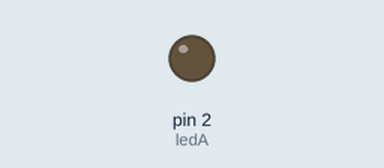
Bench run of a sketch on a simulated Arduino Uno, built with avr-gcc and run on an emulated ATmega328P. Shown: output pins drawn as LEDs (lit = HIGH).

Above: at 1.0 s.
At 7.0 s:
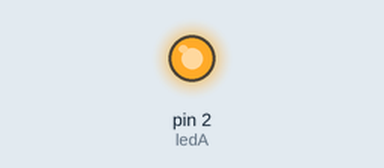
Timing chart, 0 to 9.2 s (numbered marks = the images above):
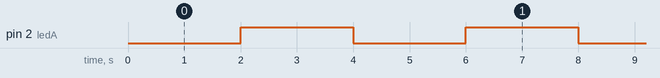

Measured:
- by itself, pin 2 (ledA): alternates HIGH for 2.0 s and LOW for 2.0 s

The sketch:

Cau2.ino
```cpp
#define ledA 2

unsigned long time_cur = 0;
unsigned long time_last = 0;
unsigned long time_ledA = 2000;

void setup() {
  pinMode(ledA, OUTPUT);
}

void loop() {
  time_cur = millis();
  if(time_cur - time_last >= time_ledA){
    digitalWrite(ledA, !digitalRead(ledA));
    time_last = time_cur;
  }
}
```
